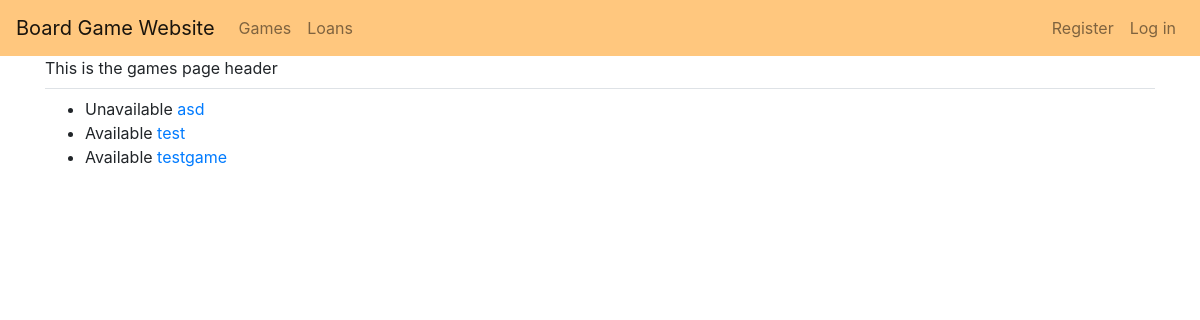
The page /games/ on the database as committed earlier.
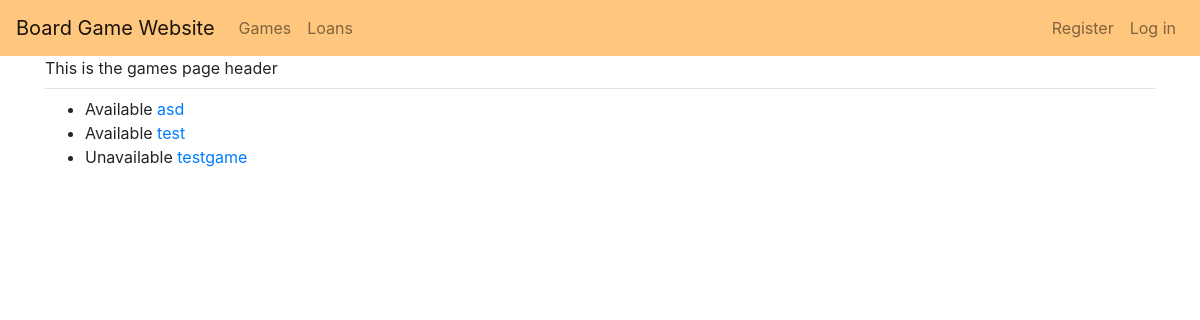
The same page on the database as committed later.
### board_games/models.py (models this page shows)
class BoardGame(models.Model):
    game = models.CharField(max_length=100)
    genre = models.CharField(max_length=200)
    year_published = models.IntegerField()
    owner = models.ForeignKey(User, on_delete=models.CASCADE)
    loaned = models.BooleanField(null=True)
    def __str__(self):
        return self.game

### board_games/views.py (the view)
# urls.py: path("games/", views.games, name="games"),
def games(request):
    games = BoardGame.objects.order_by("game")
    context = {"games": games}
    return render(request, "board_games/games.html", context)

### board_games/templates/board_games/games.html
{% extends 'board_games/base.html' %}
{% block page_header %}
This is the games page header
{% endblock page_header %}
{% block content %}
<ul>
    {% for game in games %}
    <li>
        {% if not game.loaned %}
        Available
        {% elif game.loaned %}
        Unavailable
        {% endif %}
        <a href={% url 'board_games:game_info' game.id %}>{{game}}</a>
    </li>
    {% empty %}
    <li>No games :(</li>
    {% endfor %}
</ul>
{% endblock content %}

Rows that differ between the two databases and show on the page:
changed BoardGame "asd": loaned "Unavailable" → "Available"
changed BoardGame "testgame": loaned "Available" → "Unavailable"
